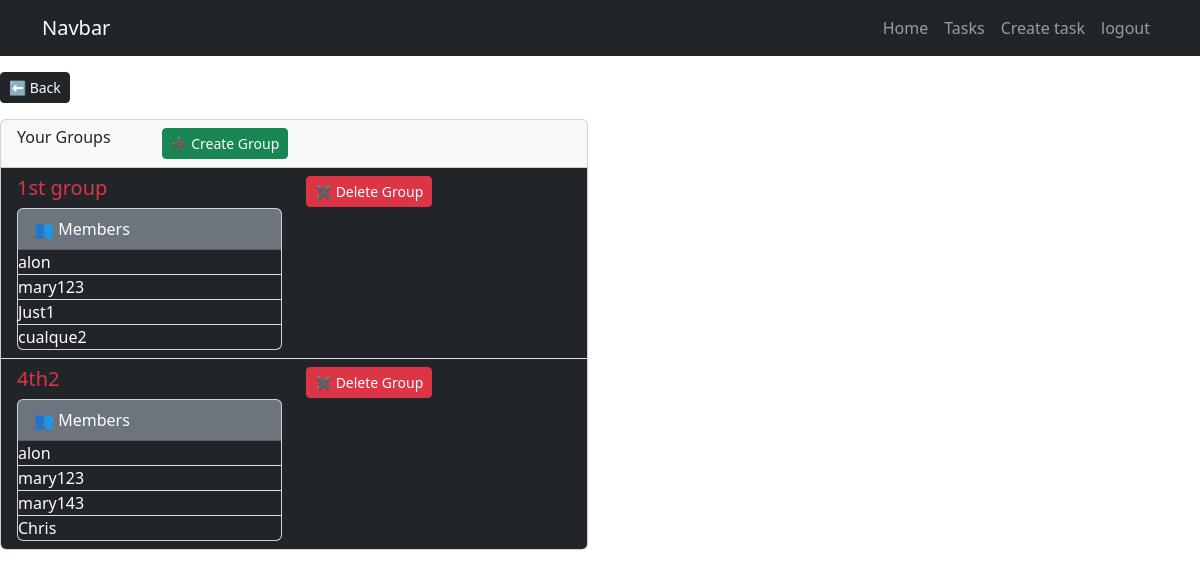
The page /tasks/manage/group/ (signed in) on the database as committed earlier.
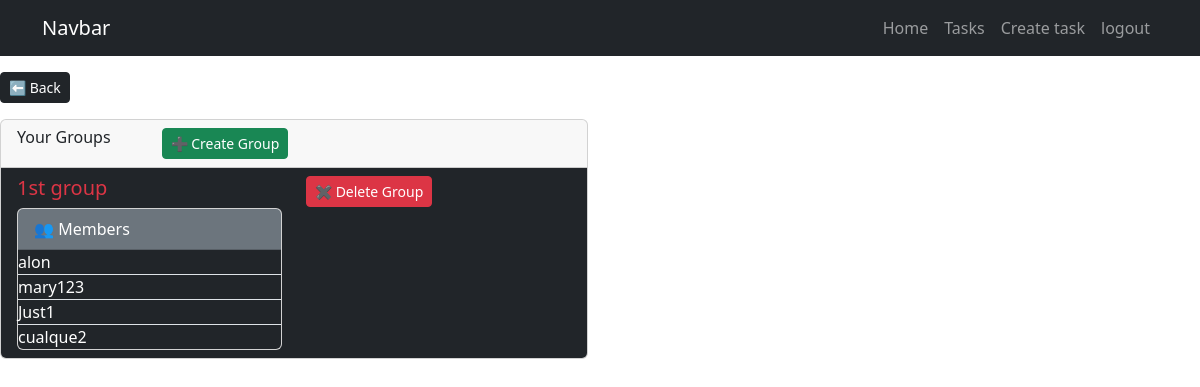
The same page on the database as committed later.
### tasks/models.py (models this page shows, shortened)
class GroupMembers(models.Model):
    person = models.ForeignKey(User, on_delete=models.CASCADE)
    group = models.ForeignKey(GroupUsers, on_delete=models.CASCADE, related_name='group_members')
    date_joined = models.DateTimeField(auto_now_add=True)
    invite_reason = models.CharField(max_length=64, null=True)

class GroupUsers(models.Model):
    name = models.CharField(max_length=128)
    members = models.ManyToManyField(User, through="GroupMembers")

### tasks/views.py (the view)
# urls.py: path('tasks/manage/group/',views.showGroup, name="managegroup"),
def showGroup(request):
    g = GroupMembers.objects.filter(person=request.user)
    members = []
    for x in g:
        xmembers = GroupMembers.objects.filter(group=x.group)
        members.append(xmembers)
    return render (request, 'manage_group.html' , {'groups':g,'members':members})

### tasks/templates/manage_group.html (shortened to what this page needs)
{% extends 'base.html' %}
{% block content %}
<button class="btn btn-dark btn-sm text-white mt-3">
    <a class="text-decoration-none py-1 text-white" href="{% url 'usertask' %}"> ⬅ Back</a>
</button>
    <div class="row mt-3">
        <div class="col-12">
            <div class="row">
                <div class="col-6">
                    <div class="card">
                        <div class="card-header">
                            <div class="row">
                                <div class="col-3">
                                    <h6>Your Groups</h6>
                                </div>
                                <div class="col">
                                    <button class="btn btn-success btn-sm">
                                        <a class="text-decoration-none text-white" href="{% url 'creategroup' %}">➕ Create Group</a>
                                    </button>
                                </div>
                            </div>
                        </div>
                        <ul class="list-group list-group-flush">
                            {% for z in groups %}
                            <li class="list-group-item bg-dark text-white">
                                <div class="row">
                                    <div class="col">
                                        <h5>
                                            <a class="text-decoration-none text-danger" href="{% url 'modifyGroup' z.group.id %}">{{z.group.name}}</a>
                                        </h5>
                                        <div class="card">
                                            <div class="card-header bg-secondary text-white">👥 Members </div>
                                            <ul class="list-group list-group-flush">
                                                {% for a in members %}
                                                    {% for i in a %}
                                                        {% if i.group.id == z.group.id %}
                                                        <li class="list-group-item bg-dark text-white p-0">
                                                            {{i.person.username}}
                                                        </li>
                                                        {% endif %}
                                                    {% endfor %}
                                                {% endfor %}
                                            </ul>
                                        </div>
                                    </div>
                                    <div class="col">
                                        <form action="{% url 'deleteGroup' z.group.id %}" method="POST">
                                        <button class="btn btn-danger btn-sm">✖ Delete Group</button>
                                        </form>
                                    </div>
                                </div>
                            </li>
                            {% endfor %}
                        </ul>
                    </div>
                </div>
            </div>
        </div>
    </div>
{% endblock %}

Rows that differ between the two databases and show on the page:
removed GroupMembers: group.name "4th2", person.username "alon"
removed GroupMembers: person.username "mary123"
removed GroupMembers: person.username "mary143"
removed GroupMembers: person.username "Chris"
